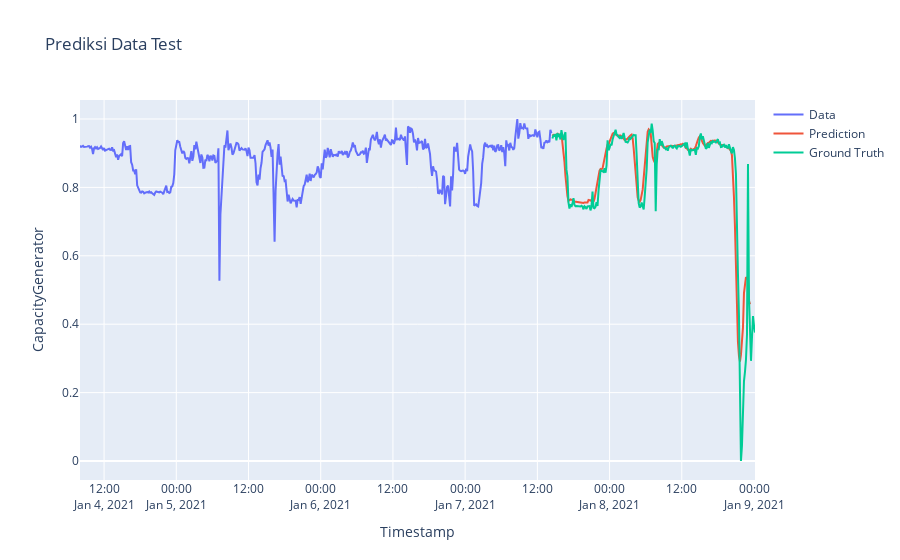

Notebook cell for this chart:
### Code cell
import plotly.graph_objects as go
import numpy as np

prediction = model.predict(test_generator)

close_train1 = close_train.reshape((-1))
close_test1 = close_test.reshape((-1))
prediction1 = prediction.reshape((-1))

trace1 = go.Scatter(
    x = timestamp_train,
    y = close_train1,
    mode = 'lines',
    name = 'Data'
)
trace2 = go.Scatter(
    x = timestamp_test,
    y = prediction1,
    mode = 'lines',
    name = 'Prediction'
)
trace3 = go.Scatter(
    x = timestamp_test,
    y = close_test1,
    mode='lines',
    name = 'Ground Truth'
)
layout = go.Layout(
    title = "Prediksi Data Test",
    xaxis = {'title' : "Timestamp"},
    yaxis = {'title' : "CapacityGenerator"}
)
fig = go.Figure(data=[trace1, trace2, trace3], layout=layout)
fig.show()

### Figure 1 — Plotly figure (JSON) as saved in the notebook; plotly's stock layout.template omitted (floating-point values rounded to 4 significant figures; data arrays with more than 128 entries replaced by an {"elided": "..."} marker saying what was removed)
{"data": [{"mode": "lines", "name": "Data", "type": "scatter", "x": {"elided": "471 str values"}, "y": {"elided": "471 float values"}}, {"mode": "lines", "name": "Prediction", "type": "scatter", "x": {"elided": "203 str values"}, "y": {"elided": "198 float values"}}, {"mode": "lines", "name": "Ground Truth", "type": "scatter", "x": {"elided": "203 str values"}, "y": {"elided": "203 float values"}}], "layout": {"title": {"text": "Prediksi Data Test"}, "xaxis": {"title": {"text": "Timestamp"}}, "yaxis": {"title": {"text": "CapacityGenerator"}}}}
